Frame 1 (no input): blank canvas, image omitted
Frame 60 (the mouse pressed at the canvas centre just before this capture): blank canvas, image omitted
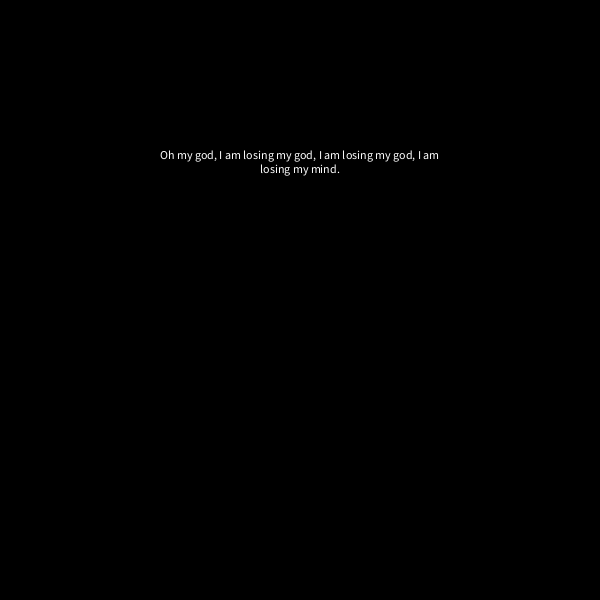
Frame 120 (the mouse held since frame 60 and released just before this capture)

The Processing sketch whose frames 1 and 60 were blank and that drew this single picture after the mouse press (run headless with seeded random() and noise(); from frame 60 on, the mouse is pressed at the canvas centre):

// Processing sketch: WEEK_9
// ── WEEK_9.pde
String text = "Oh my god, I am losing my mind.";

int order = 3;

int generatedTextLength = 100;

HashMap <String, ArrayList<String>>chain;

void setup() {
  size(600, 600);
  chain = new HashMap <String, ArrayList<String>>();
  for (int i = 0; i<text.length() - order; i++) {
    String gram = text.substring(i, i + order);

    ArrayList<String> characters;
    if (!chain.containsKey(gram)){
      characters = new ArrayList<String>();
      chain.put(gram, characters);
    }else{
      characters = chain.get(gram);
  }
  characters.add(text.substring(i+order, i+order+1));
}
}

void draw() {
  background(0);
  fill(255);
  textAlign(CENTER);
  text(results, width/4, height/4, width/2, height/2);
}

String results = " ";
void mousePressed(){
  String currentGram = text.substring(0, order);
  results = currentGram;
  for(int i = 0; i < generatedTextLength; i++){
    if(chain.containsKey(currentGram)){
      ArrayList <String> characters = chain.get(currentGram);
      results += characters.get(round(random(characters.size()-1)));
      
      currentGram = results.substring(results.length()-order, results.length());
    }
  }
}
